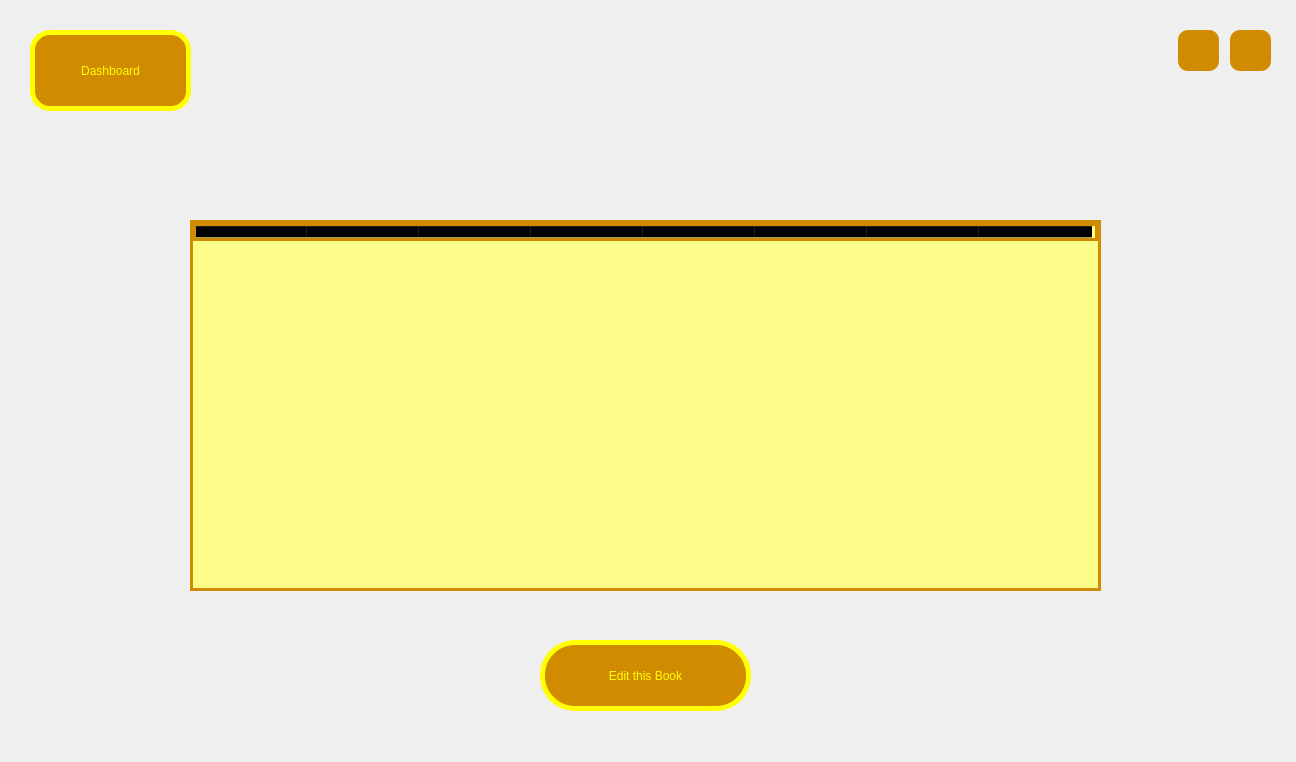
<?xml version="1.0" encoding="UTF-8"?>
<ui version="4.0">
 <class>preEdit</class>
 <widget class="QMainWindow" name="preEdit">
  <property name="geometry">
   <rect>
    <x>0</x>
    <y>0</y>
    <width>1296</width>
    <height>762</height>
   </rect>
  </property>
  <property name="minimumSize">
   <size>
    <width>1296</width>
    <height>762</height>
   </size>
  </property>
  <property name="maximumSize">
   <size>
    <width>1296</width>
    <height>762</height>
   </size>
  </property>
  <property name="windowTitle">
   <string>Choose Book to Edit</string>
  </property>
  <property name="windowIcon">
   <iconset resource="icons.qrc">
    <normaloff>:/icons/icons/mainicon.png</normaloff>:/icons/icons/mainicon.png</iconset>
  </property>
  <property name="styleSheet">
   <string notr="true">#centralwidget
{
	border-image: url(:/new/photos/preedit.jpg);
}

QPushButton
{
	color: rgb(255, 255, 0);
	background-color: rgb(208, 139, 0);
	font: 24pt &quot;Tw Cen MT Condensed Extra Bold&quot;;
    border-radius: 10px;
}
QPushButton:hover
{
	background-color: rgb(255, 255, 0);
	color:  rgb(208, 139, 0);
}
QLabel
{
	background-color: rgb(147, 221, 0);
	border-radius: 15px;
}
QLineEdit
{
	
	background-color: rgba(255, 255, 127, 0.9);
	border-radius: 15px;
}</string>
  </property>
  <widget class="QWidget" name="centralwidget">
   <widget class="QTableWidget" name="tableWidget">
    <property name="geometry">
     <rect>
      <x>190</x>
      <y>220</y>
      <width>911</width>
      <height>371</height>
     </rect>
    </property>
    <property name="cursor" stdset="0">
     <cursorShape>PointingHandCursor</cursorShape>
    </property>
    <property name="styleSheet">
     <string notr="true">background-color: rgba(255, 255, 127 , 0.9);
border:3px solid rgb(208, 139, 0);
</string>
    </property>
    <property name="selectionMode">
     <enum>QAbstractItemView::SingleSelection</enum>
    </property>
    <property name="selectionBehavior">
     <enum>QAbstractItemView::SelectRows</enum>
    </property>
    <property name="sortingEnabled">
     <bool>true</bool>
    </property>
    <attribute name="horizontalHeaderDefaultSectionSize">
     <number>112</number>
    </attribute>
    <column>
     <property name="text">
      <string>Names</string>
     </property>
     <property name="font">
      <font>
       <weight>75</weight>
       <bold>true</bold>
      </font>
     </property>
    </column>
    <column>
     <property name="text">
      <string>ISBNs</string>
     </property>
     <property name="font">
      <font>
       <weight>75</weight>
       <bold>true</bold>
      </font>
     </property>
    </column>
    <column>
     <property name="text">
      <string>Authors</string>
     </property>
     <property name="font">
      <font>
       <weight>75</weight>
       <bold>true</bold>
      </font>
     </property>
    </column>
    <column>
     <property name="text">
      <string>Subjects</string>
     </property>
     <property name="font">
      <font>
       <weight>75</weight>
       <bold>true</bold>
      </font>
     </property>
    </column>
    <column>
     <property name="text">
      <string>Publishers</string>
     </property>
     <property name="font">
      <font>
       <weight>75</weight>
       <bold>true</bold>
      </font>
     </property>
    </column>
    <column>
     <property name="text">
      <string>Languages</string>
     </property>
     <property name="font">
      <font>
       <weight>75</weight>
       <bold>true</bold>
      </font>
     </property>
    </column>
    <column>
     <property name="text">
      <string>Page Numbers</string>
     </property>
     <property name="font">
      <font>
       <weight>75</weight>
       <bold>true</bold>
      </font>
     </property>
    </column>
    <column>
     <property name="text">
      <string>Availablity</string>
     </property>
     <property name="font">
      <font>
       <weight>75</weight>
       <bold>true</bold>
      </font>
     </property>
    </column>
   </widget>
   <widget class="QPushButton" name="dashButton">
    <property name="geometry">
     <rect>
      <x>30</x>
      <y>30</y>
      <width>161</width>
      <height>81</height>
     </rect>
    </property>
    <property name="cursor">
     <cursorShape>PointingHandCursor</cursorShape>
    </property>
    <property name="styleSheet">
     <string notr="true">border-radius: 20px;
border:5px solid rgb(255, 255, 0);</string>
    </property>
    <property name="text">
     <string>Dashboard</string>
    </property>
   </widget>
   <widget class="QPushButton" name="closeButton">
    <property name="geometry">
     <rect>
      <x>1230</x>
      <y>30</y>
      <width>41</width>
      <height>41</height>
     </rect>
    </property>
    <property name="cursor">
     <cursorShape>PointingHandCursor</cursorShape>
    </property>
    <property name="toolTip">
     <string>Close the app</string>
    </property>
    <property name="text">
     <string/>
    </property>
    <property name="icon">
     <iconset resource="icons.qrc">
      <normaloff>:/icons/icons/error.png</normaloff>:/icons/icons/error.png</iconset>
    </property>
    <property name="iconSize">
     <size>
      <width>30</width>
      <height>30</height>
     </size>
    </property>
   </widget>
   <widget class="QPushButton" name="menuButton">
    <property name="geometry">
     <rect>
      <x>1178</x>
      <y>30</y>
      <width>41</width>
      <height>41</height>
     </rect>
    </property>
    <property name="cursor">
     <cursorShape>PointingHandCursor</cursorShape>
    </property>
    <property name="toolTip">
     <string>Back to main</string>
    </property>
    <property name="text">
     <string/>
    </property>
    <property name="icon">
     <iconset resource="icons.qrc">
      <normaloff>:/icons/icons/previous.png</normaloff>:/icons/icons/previous.png</iconset>
    </property>
    <property name="iconSize">
     <size>
      <width>30</width>
      <height>30</height>
     </size>
    </property>
   </widget>
   <widget class="QPushButton" name="editButton">
    <property name="geometry">
     <rect>
      <x>540</x>
      <y>640</y>
      <width>211</width>
      <height>71</height>
     </rect>
    </property>
    <property name="cursor">
     <cursorShape>PointingHandCursor</cursorShape>
    </property>
    <property name="styleSheet">
     <string notr="true">border-radius: 35px;
border:5px solid rgb(255, 255, 0);</string>
    </property>
    <property name="text">
     <string>Edit this Book</string>
    </property>
   </widget>
  </widget>
 </widget>
 <resources>
  <include location="icons.qrc"/>
 </resources>
 <connections/>
</ui>
